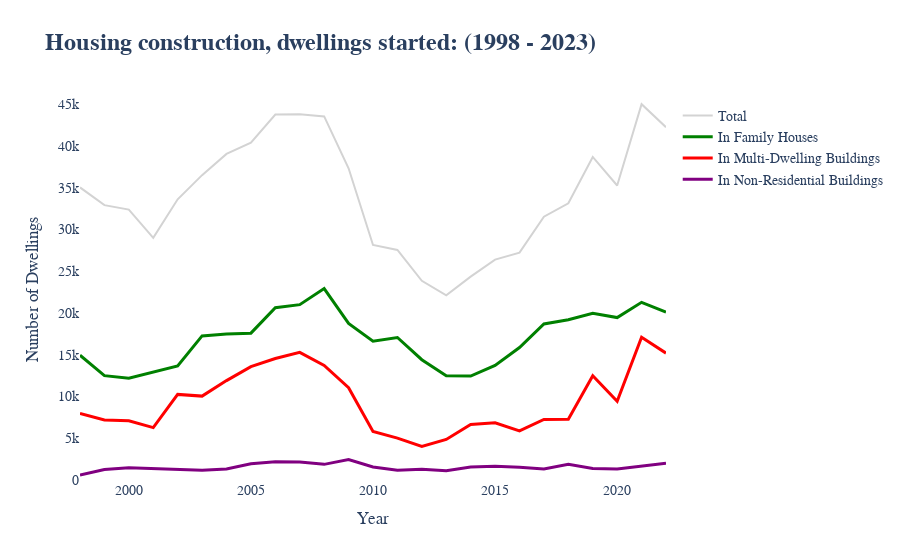

Here is the notebook cell this chart was saved with:
### Code cell
# Import required libraries
import pandas as pd
import plotly.graph_objects as go

def load_and_clean_data(file_path):
    """Load and clean the dataset."""
    # Load the data
    df = pd.read_excel(file_path)
    # ... [The rest of your cleaning code]
    return df_clean

# Updating the function to plot the trend for selected categories with specific customization
def plot_selected_trends_improved(df):
    """Plot the trend in selected categories following principles from 'Storytelling With Data'."""
    
    # Create a subplot with shared x-axis
    fig = go.Figure()

    # Add traces for the selected categories with balanced colors
    fig.add_trace(go.Scatter(x=df['Year'], y=df['Total_Dwellings'], mode='lines', name='Total',
                             line=dict(color='lightgrey', width=2)))
    fig.add_trace(go.Scatter(x=df['Year'], y=df['Family_Houses'], mode='lines', name='In Family Houses',
                             line=dict(color='green', width=3)))
    fig.add_trace(go.Scatter(x=df['Year'], y=df['Multi_Dwelling_Buildings'], mode='lines', name='In Multi-Dwelling Buildings',
                             line=dict(color='red', width=3)))
    fig.add_trace(go.Scatter(x=df['Year'], y=df['Non_Residential_Buildings'], mode='lines', name='In Non-Residential Buildings',
                             line=dict(color='purple', width=3)))
    
    # Customize the layout, following the principles from "Storytelling With Data"
    fig.update_layout(
        plot_bgcolor='white',  # White background color
        title='<b>Housing construction, dwellings started: (1998 - 2023)</b>',
        xaxis_title='Year',
        yaxis_title='Number of Dwellings',
        font=dict(
            family="Arial, monospace",
            size=14
        ),
        title_font=dict(
            size=24,
            family="Arial, bold"
        ),
        annotations=[
            dict(x=0.5, y=-0.4, xref="paper", yref="paper",
                 text="Source: Czech Republic Housing Data (1998 - 2023)", showarrow=False)
        ]
    )
    
    fig.update_yaxes(range=[0, df[['Total_Dwellings', 'Family_Houses', 'Multi_Dwelling_Buildings', 'Non_Residential_Buildings']].max().max() + 500])  # Start y-axis from 0
    
    # Show the plot
    fig.show()

# Assume df_clean is loaded and cleaned data (replace with actual cleaning steps)
# df_clean = load_and_clean_data(file_path)

# Filter the dataset to keep only the selected categories
selected_columns = ['Year', 'Total_Dwellings', 'Family_Houses', 'Multi_Dwelling_Buildings', 'Non_Residential_Buildings']
df_selected = df_clean[selected_columns]

# Plot the trends in the selected categories with improved styling
plot_selected_trends_improved(df_selected)

### Figure 1 — Plotly figure (JSON) as saved in the notebook; plotly's stock layout.template omitted (floating-point values rounded to 4 significant figures)
{"data": [{"line": {"color": "lightgrey", "width": 2}, "mode": "lines", "name": "Total", "type": "scatter", "x": [1998, 1999, 2000, 2001, 2002, 2003, 2004, 2005, 2006, 2007, 2008, 2009, 2010, 2011, 2012, 2013, 2014, 2015, 2016, 2017, 2018, 2019, 2020, 2021, 2022], "y": [35027, 32900, 32377, 28983, 33606, 36496, 39037, 40381, 43747, 43796, 43531, 37319, 28135, 27535, 23853, 22108, 24351, 26378, 27224, 31521, 33121, 38677, 35254, 44992, 42242]}, {"line": {"color": "green", "width": 3}, "mode": "lines", "name": "In Family Houses", "type": "scatter", "x": [1998, 1999, 2000, 2001, 2002, 2003, 2004, 2005, 2006, 2007, 2008, 2009, 2010, 2011, 2012, 2013, 2014, 2015, 2016, 2017, 2018, 2019, 2020, 2021, 2022], "y": [14933, 12489, 12177, 12895, 13659, 17250, 17485, 17579, 20620, 20990, 22918, 18750, 16611, 17060, 14399, 12490, 12440, 13727, 15865, 18678, 19186, 19947, 19446, 21271, 20109]}, {"line": {"color": "red", "width": 3}, "mode": "lines", "name": "In Multi-Dwelling Buildings", "type": "scatter", "x": [1998, 1999, 2000, 2001, 2002, 2003, 2004, 2005, 2006, 2007, 2008, 2009, 2010, 2011, 2012, 2013, 2014, 2015, 2016, 2017, 2018, 2019, 2020, 2021, 2022], "y": [7961, 7192, 7097, 6276, 10246, 10043, 11901, 13574, 14541, 15283, 13724, 11045, 5798, 5013, 4022, 4857, 6657, 6848, 5870, 7244, 7280, 12491, 9426, 17098, 15189]}, {"line": {"color": "purple", "width": 3}, "mode": "lines", "name": "In Non-Residential Buildings", "type": "scatter", "x": [1998, 1999, 2000, 2001, 2002, 2003, 2004, 2005, 2006, 2007, 2008, 2009, 2010, 2011, 2012, 2013, 2014, 2015, 2016, 2017, 2018, 2019, 2020, 2021, 2022], "y": [593, 1247, 1453, 1384, 1225, 1167, 1318, 1932, 2182, 2166, 1872, 2458, 1564, 1175, 1277, 1100, 1566, 1635, 1540, 1325, 1872, 1390, 1313, 1676, 2018]}], "layout": {"annotations": [{"showarrow": false, "text": "Source: Czech Republic Housing Data (1998 - 2023)", "x": 0.5, "xref": "paper", "y": -0.4, "yref": "paper"}], "font": {"family": "Arial, monospace", "size": 14}, "plot_bgcolor": "white", "title": {"font": {"family": "Arial, bold", "size": 24}, "text": "<b>Housing construction, dwellings started: (1998 - 2023)</b>"}, "xaxis": {"title": {"text": "Year"}}, "yaxis": {"range": [0, 45492], "title": {"text": "Number of Dwellings"}}}}
